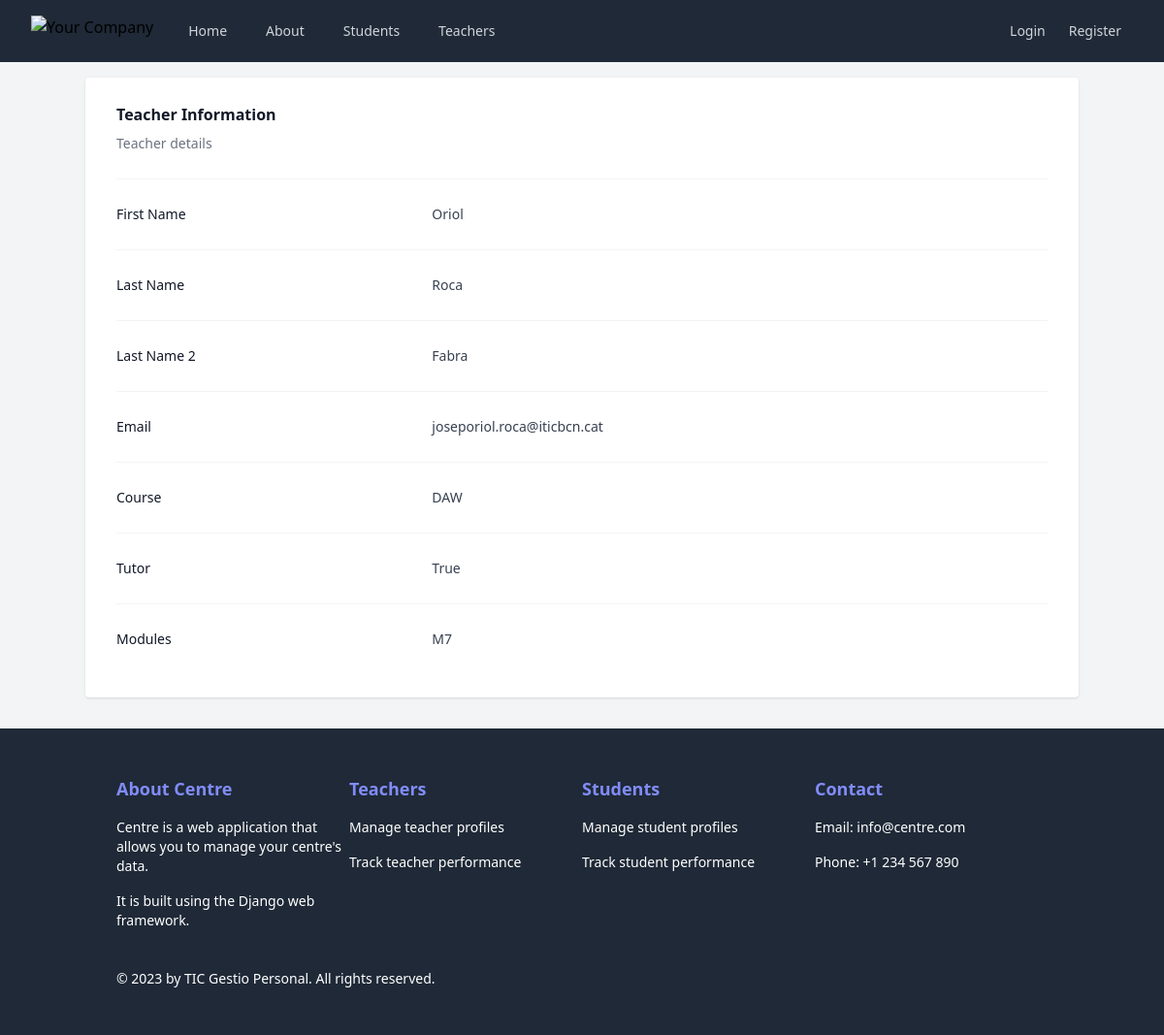
Page /teachers/1 on the committed database.
### Centre/models.py (models this page shows, shortened)
class Teacher(models.Model):
    name = models.CharField(max_length=100)
    lastname1 = models.CharField(max_length=100)
    lastname2 = models.CharField(max_length=100)
    email = models.EmailField()
    course = models.CharField(max_length=100)
    tutor = models.BooleanField(default=False)
    modules = models.TextField()

### Centre/views.py (the view)
# urls.py: path("teachers/<int:teacher_id>", views.teacher_detail, name="teacher_detail"),
def teacher_detail(request, teacher_id):
    try:
        teacher = Teacher.objects.get(id=teacher_id)
    except Teacher.DoesNotExist:
        return render(request, "Centre/errors/teacher_not_found.html")
    return render(request, "Centre/teacher_detail.html", {"teacher": teacher})

### Centre/templates/Centre/teacher_detail.html (shortened to what this page needs)
{% extends "base.html" %}
{% block content %}
    <div>
        <div class="px-4 sm:px-0">
            <h3 class="text-base font-semibold leading-7 text-gray-900">Teacher Information </h3>
            <p class="mt-1 max-w-2xl text-sm leading-6 text-gray-500">Teacher details</p>
        </div>
        <div class="mt-6 border-t border-gray-100">
            <dl class="divide-y divide-gray-100">
                <div class="px-4 py-6 sm:grid sm:grid-cols-3 sm:gap-4 sm:px-0">
                    <dt class="text-sm font-medium leading-6 text-gray-900">First Name</dt>
                    <dd class="mt-1 text-sm leading-6 text-gray-700 sm:col-span-2 sm:mt-0">{{ teacher.name }}</dd>
                </div>
                <div class="px-4 py-6 sm:grid sm:grid-cols-3 sm:gap-4 sm:px-0">
                    <dt class="text-sm font-medium leading-6 text-gray-900">Last Name</dt>
                    <dd class="mt-1 text-sm leading-6 text-gray-700 sm:col-span-2 sm:mt-0">{{ teacher.lastname1 }}</dd>
                </div>
                <div class="px-4 py-6 sm:grid sm:grid-cols-3 sm:gap-4 sm:px-0">
                    <dt class="text-sm font-medium leading-6 text-gray-900">Last Name 2</dt>
                    <dd class="mt-1 text-sm leading-6 text-gray-700 sm:col-span-2 sm:mt-0">{{ teacher.lastname2 }}</dd>
                </div>
                <div class="px-4 py-6 sm:grid sm:grid-cols-3 sm:gap-4 sm:px-0">
                    <dt class="text-sm font-medium leading-6 text-gray-900">Email</dt>
                    <dd class="mt-1 text-sm leading-6 text-gray-700 sm:col-span-2 sm:mt-0">{{ teacher.email }}</dd>
                </div>
                <div class="px-4 py-6 sm:grid sm:grid-cols-3 sm:gap-4 sm:px-0">
                    <dt class="text-sm font-medium leading-6 text-gray-900">Course</dt>
                    <dd class="mt-1 text-sm leading-6 text-gray-700 sm:col-span-2 sm:mt-0">{{ teacher.course }}</dd>
                </div>
                <div class="px-4 py-6 sm:grid sm:grid-cols-3 sm:gap-4 sm:px-0">
                    <dt class="text-sm font-medium leading-6 text-gray-900">Tutor</dt>
                    <dd class="mt-1 text-sm leading-6 text-gray-700 sm:col-span-2 sm:mt-0">{{ teacher.tutor }}</dd>
                </div>
                <div class="px-4 py-6 sm:grid sm:grid-cols-3 sm:gap-4 sm:px-0">
                    <dt class="text-sm font-medium leading-6 text-gray-900">Modules</dt>
                    <dd class="mt-1 text-sm leading-6 text-gray-700 sm:col-span-2 sm:mt-0">{{ teacher.modules }}</dd>
                </div>
            </dl>
        </div>
    </div>
{% endblock %}

### rows in the picture
Teacher: name "Oriol", lastname1 "Roca", lastname2 "Fabra", email "joseporiol.roca@iticbcn.cat", course "DAW", tutor "True", modules "M7"
